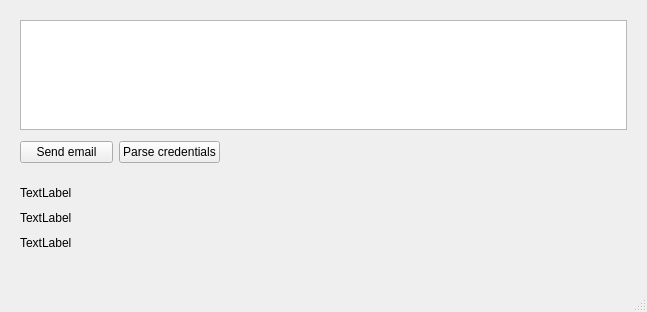
<?xml version="1.0" encoding="UTF-8"?>
<ui version="4.0">
 <class>QuickMail</class>
 <widget class="QMainWindow" name="QuickMail">
  <property name="geometry">
   <rect>
    <x>0</x>
    <y>0</y>
    <width>647</width>
    <height>312</height>
   </rect>
  </property>
  <property name="sizePolicy">
   <sizepolicy hsizetype="Fixed" vsizetype="Fixed">
    <horstretch>0</horstretch>
    <verstretch>0</verstretch>
   </sizepolicy>
  </property>
  <property name="windowTitle">
   <string>Quickmail</string>
  </property>
  <widget class="QWidget" name="centralwidget">
   <widget class="QPlainTextEdit" name="txt_mail">
    <property name="geometry">
     <rect>
      <x>20</x>
      <y>20</y>
      <width>607</width>
      <height>110</height>
     </rect>
    </property>
    <property name="sizePolicy">
     <sizepolicy hsizetype="Expanding" vsizetype="Expanding">
      <horstretch>0</horstretch>
      <verstretch>0</verstretch>
     </sizepolicy>
    </property>
   </widget>
   <widget class="QLabel" name="label_1">
    <property name="geometry">
     <rect>
      <x>20</x>
      <y>185</y>
      <width>571</width>
      <height>16</height>
     </rect>
    </property>
    <property name="text">
     <string>TextLabel</string>
    </property>
   </widget>
   <widget class="QLabel" name="label_2">
    <property name="geometry">
     <rect>
      <x>20</x>
      <y>210</y>
      <width>581</width>
      <height>16</height>
     </rect>
    </property>
    <property name="text">
     <string>TextLabel</string>
    </property>
   </widget>
   <widget class="QLabel" name="label_3">
    <property name="geometry">
     <rect>
      <x>20</x>
      <y>235</y>
      <width>581</width>
      <height>16</height>
     </rect>
    </property>
    <property name="text">
     <string>TextLabel</string>
    </property>
   </widget>
   <widget class="QWidget" name="horizontalLayoutWidget">
    <property name="geometry">
     <rect>
      <x>20</x>
      <y>140</y>
      <width>200</width>
      <height>25</height>
     </rect>
    </property>
    <layout class="QHBoxLayout" name="horizontalLayout">
     <item>
      <widget class="QPushButton" name="btn_send">
       <property name="text">
        <string>Send email</string>
       </property>
       <property name="shortcut">
        <string>Ctrl+S, Ctrl+S</string>
       </property>
      </widget>
     </item>
     <item>
      <widget class="QPushButton" name="btn_parse_cred">
       <property name="text">
        <string>Parse credentials</string>
       </property>
      </widget>
     </item>
    </layout>
   </widget>
   <widget class="QLabel" name="lblLogo">
    <property name="geometry">
     <rect>
      <x>490</x>
      <y>160</y>
      <width>121</width>
      <height>101</height>
     </rect>
    </property>
    <property name="text">
     <string/>
    </property>
    <property name="pixmap">
     <pixmap resource="../../gui_applications_fitzpatrick/DeeVee/Designer/resources.qrc">:/logo/logo.png</pixmap>
    </property>
    <property name="scaledContents">
     <bool>true</bool>
    </property>
   </widget>
  </widget>
  <widget class="QMenuBar" name="menubar">
   <property name="geometry">
    <rect>
     <x>0</x>
     <y>0</y>
     <width>647</width>
     <height>20</height>
    </rect>
   </property>
  </widget>
  <widget class="QStatusBar" name="statusbar"/>
 </widget>
 <resources>
  <include location="../../gui_applications_fitzpatrick/DeeVee/Designer/resources.qrc"/>
 </resources>
 <connections/>
</ui>
